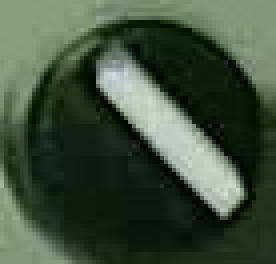
#> input picture k61buttom.jpg, 69 x 66 px, found by its file name (shown 4 times larger)
$ python buttommdet_20240416143545.py
#> lines starting #> are read from the running program, lines starting #| are printed output that depends on the picture
import cv2
import numpy as np
import matplotlib.pyplot as plt

# 读取彩色图像
image = cv2.imread('k61buttom.jpg')
#> image is the input picture: shape (66, 69, 3); mean B, G, R 61.9, 80, 64.9

# 将彩色图像转换为灰度图像
gray_image = cv2.cvtColor(image, cv2.COLOR_BGR2GRAY)
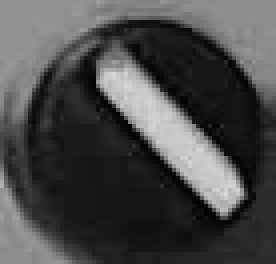
#> gray_image: shape (66, 69) (shown 4 times larger); min 2, max 219, mean 73.4

height, width = image.shape[:2]
#> height = 66; width = 69

# 计算旋转中心，这里选择图像中心
center = (width // 2, height // 2)
#> center = (34, 33)

# 设置旋转角度（逆时针90度）
angle = -45

# 获取旋转矩阵
rotation_matrix = cv2.getRotationMatrix2D(center, angle, 1.0)

# 应用旋转矩阵进行旋转
rotated_image = cv2.warpAffine(image, rotation_matrix, (width, height), borderMode=cv2.BORDER_CONSTANT, borderValue=125)
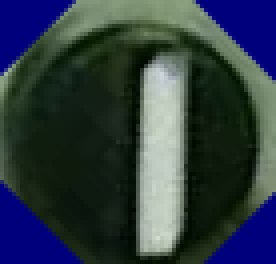
#> rotated_image: shape (66, 69, 3) (shown 4 times larger); mean B, G, R 66.9, 59.1, 47.1


sum_y = np.sum(rotated_image, axis=0)
#> sum_y = 69 rows, first 8: [7122, 2822, 2326], [6499, 2459, 1941], [5934, 2164, 1622], [5523, 2023, 1458], [5108, 1875, 1283], [4742, 1772, 1159], [4438, 1740, 1103], [4198, 1772, 1114]

# 绘制图像
plt.figure(figsize=(10, 5))
plt.plot(sum_y, color='b')
plt.title('Sum Along Y-axis')
plt.xlabel('X-coordinate')
plt.ylabel('Sum of Pixel Values')
plt.grid()
plt.show()
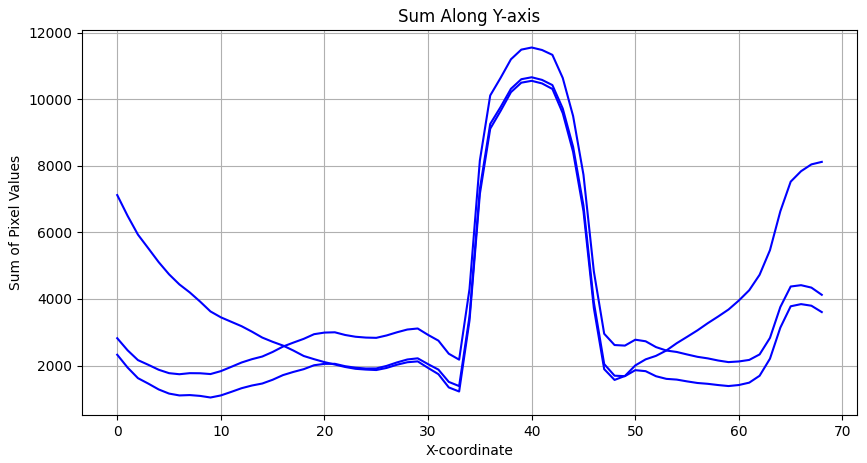
#> figure drawn by matplotlib, 1 panel; curve peaks at x = 40, y = 10554; curve peaks at x = 40, y = 11555; curve peaks at x = 40, y = 10661

# 显示原始图像和灰度图像
# cv2.imshow('Original Image', image)
cv2.imshow('Gray Image', gray_image)

# 等待任意按键按下后关闭窗口
cv2.waitKey(0)
cv2.destroyAllWindows()

$ run again, with G66.jpg copied over k61buttom.jpg
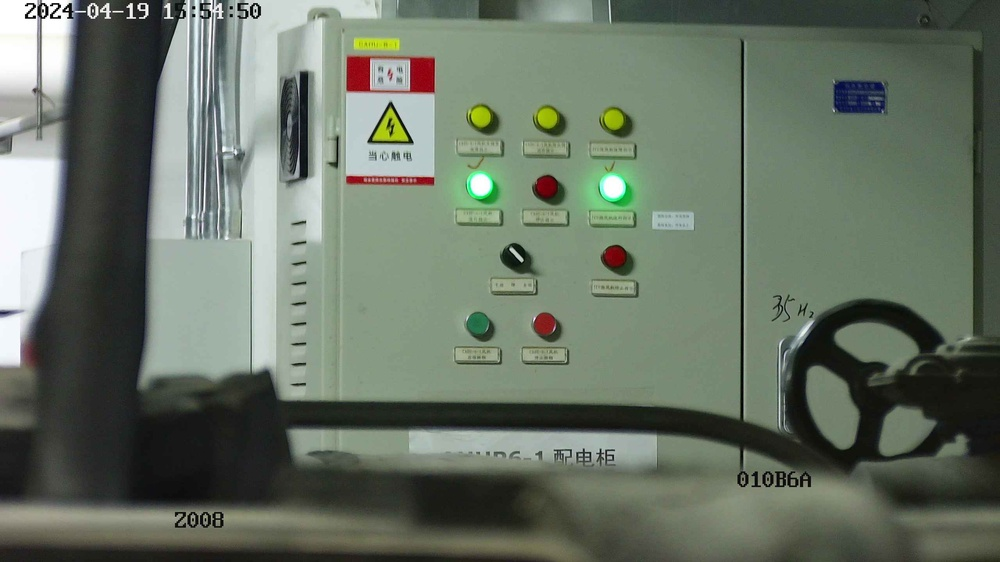
#> input picture G66.jpg, 1000 x 562 px, shrunk from 2560 x 1440 before the run, found by its file name
#> image is the input picture: shape (562, 1000, 3); mean B, G, R 100.7, 114.5, 103.9
#> `rotated_image = cv2.warpAffine(image, rotation_matrix, (width, height)..`:
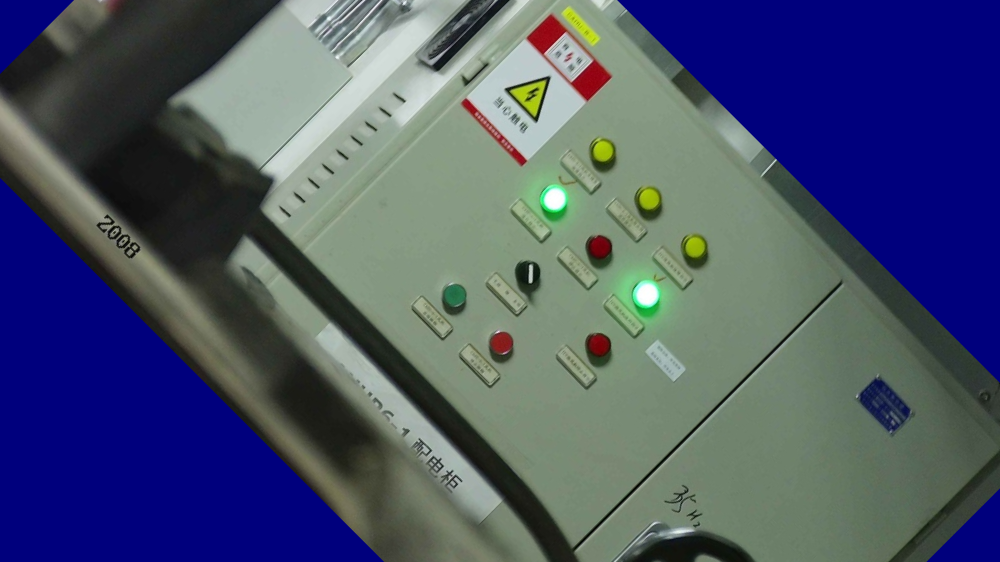
#> rotated_image: shape (562, 1000, 3); mean B, G, R 107, 84.9, 76
#> sum_y = 1000 rows, first 8: [65154, 8998, 9166], [64983, 9059, 9246], [64805, 9107, 9295], [64636, 9172, 9350], [64457, 9234, 9403], [64288, 9318, 9472], [64103, 9400, 9538], [63897, 9467, 9580]
#> `plt.show()`:
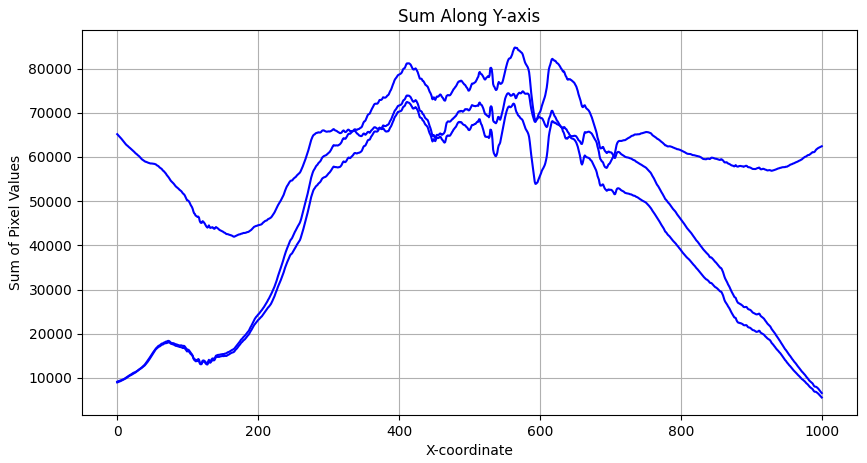
#> figure drawn by matplotlib, 1 panel; curve peaks at x = 411, y = 72440; curve peaks at x = 564, y = 84759; curve peaks at x = 575, y = 74846

$ run again, with G67.jpg copied over k61buttom.jpg
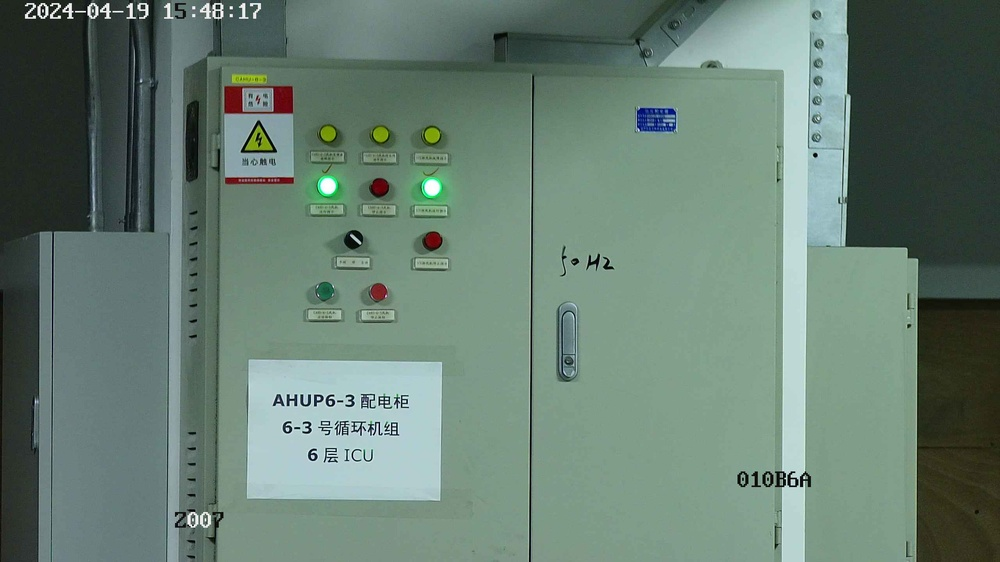
#> input picture G67.jpg, 1000 x 562 px, shrunk from 2560 x 1440 before the run, found by its file name
#> image is the input picture: shape (562, 1000, 3); mean B, G, R 113.9, 125.8, 103.7
#> `rotated_image = cv2.warpAffine(image, rotation_matrix, (width, height)..`:
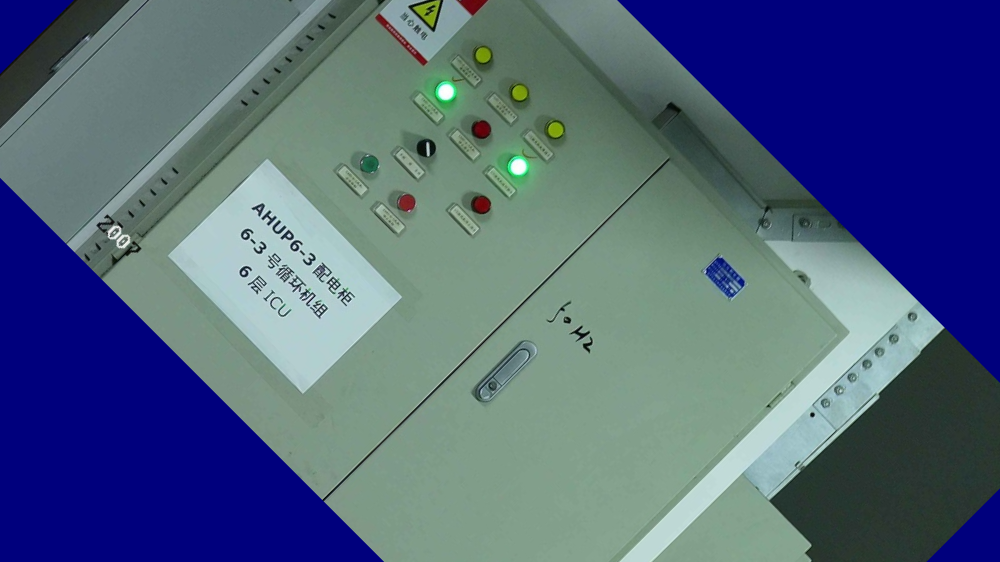
#> rotated_image: shape (562, 1000, 3); mean B, G, R 124.7, 99.7, 81.8
#> sum_y = 1000 rows, first 8: [66017, 9112, 7823], [65979, 9342, 8018], [66027, 9659, 8301], [66023, 9934, 8531], [66009, 10197, 8743], [66021, 10468, 8979], [66017, 10715, 9188], [66011, 10975, 9388]
#> `plt.show()`:
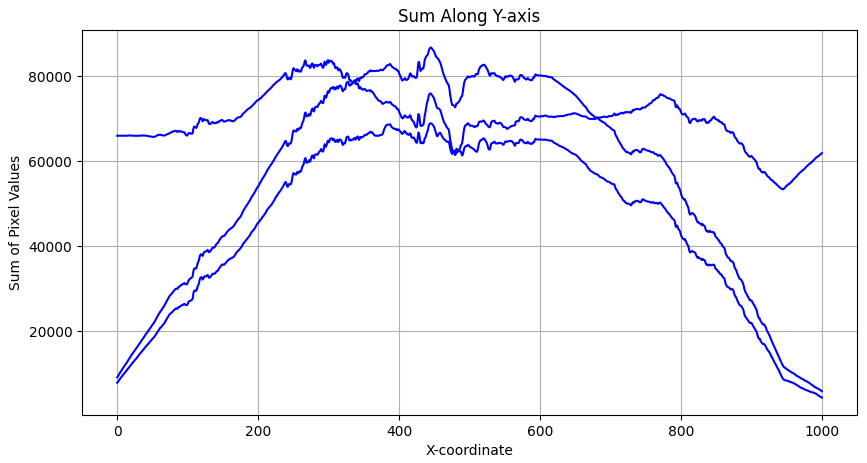
#> figure drawn by matplotlib, 1 panel; curve peaks at x = 299, y = 83814; curve peaks at x = 445, y = 86799; curve peaks at x = 444, y = 68933
